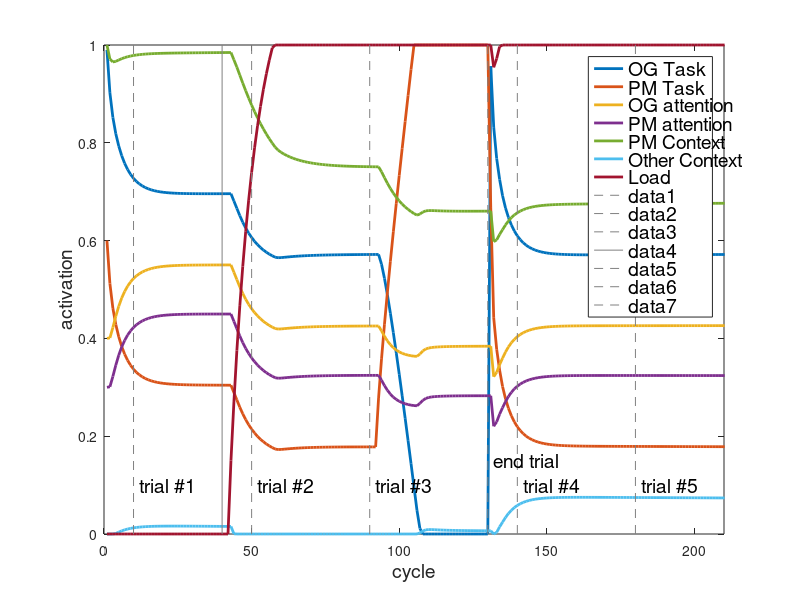

MATLAB code for this plot:

x = [-1:0.2:5];
x = 1;
cycs = 250;

%{
I = 0;
li = -2; % lateral inhibition
se = -2; % self-excitation
ve = 0; % vertical excitation
ci = 0; % cross-inhibition
step = 0.2;
%}

I = 4;
li = -2; % lateral inhibition
se = -2 + 0.001; % self-excitation
ve = -1; % vertical excitation
ci = -1; % cross-inhibition
step = 0.1;

%{
W = [
    se li ve ci -1;
    li se ci ve -1;
    ve ci se li -1;
    ci ve li se -1;
    -1 -1 -1 -1 se;
    ];
b_high = [I I I I 0];
b_low = b_high / 10;
b = b_high;
init_a = [0.99 0.6 0.99 0.9 0];
%}

W = [
    se li ve ci ci ci -1;
    li se ci ve ci ci -1;
    ve ci se li ve ci -1;
    ci ve li se ci ve -1;
    ci ci ve ci se li -1;
    ci ci ci ve li se -1;
    -1 -1 -1 -1 -1 -1  se;
    ];
b_high = [I I I I I I 0];
b_low = b_high / 10;
b = b_high;
init_a = [0.99 0.6 0.4 0.3 1 0 0];


z = zeros(size(x, 2));

for i = 1:size(x, 2)
    for j = 1:size(x, 2)
        a1 = x(i);
        a2 = x(j);
 
        a = [a1 a2 a1 a2];
        if size(x, 2) == 1
            a = init_a;
        end
        net = [0 0 0 0];
        avg = [0 0 0 0];
        act = zeros(cycs+1, size(W, 1));
                                                %act(1,:) = 1 ./ (1 + exp(-a));
                                                act(1,:) = a;
        for cyc = 1:cycs
            net = a * W + b;

            %{
            if cyc > 40 && cyc < 45
                b = [I+0.8 I+0.1 I-0.8 I-1.4 0];
            else
                b = b_high;
            end
            %}
            
            if cyc > 90 && cyc < 130
                b(2) = 5;
            else
                if cyc == 130 || cyc == 131
                    a(1:2) = init_a(1:2);
                end
                b(2) = I;
            end
            
            
            %b = b - b * 0.00001;

            
            %{
            if cyc > 50 && cyc < 70
                b = b_low;
            else
                b = b_high;
            end
            %}

            
            if cyc > 40 && cyc < 60
                b(7) = 4.5;
            end
            %else
            %    b(5) = I;
            %end
            
                                                da = net;
                                                %da = -a + quadsquare(b + a * W);
            a = a + step * da;
            a = min(a, 1);
            a = max(a, 0);
                                                %act(cyc+1,:) = 1 ./ (1 + exp(-a));
                                                act(cyc+1,:) = a;
        end
        z(i, j) = norm(act(end,:) - act(1,:));
        
        if size(x, 2) == 1
            figure;
            
            plot(act(:,1:7), 'LineWidth', 2);
            ylim([0 1]);
            xlim([0 210]);
            legend('OG Task', 'PM Task', 'OG attention', 'PM attention', 'PM Context', 'Other Context', 'Load');
            ylabel('activation');
            xlabel('cycle');
            line([10 10],ylim, 'LineStyle', '--', 'Color',[0.5 0.5 0.5]);
            line([50 50],ylim, 'LineStyle', '--', 'Color',[0.5 0.5 0.5]);
            line([90 90],ylim, 'LineStyle', '--', 'Color',[0.5 0.5 0.5]);
            line([40 40],ylim, 'LineStyle', '-', 'Color',[0.5 0.5 0.5]);
            
            line([130 130],ylim, 'LineStyle', '--', 'Color',[0.5 0.5 0.5]);
            line([140 140],ylim, 'LineStyle', '--', 'Color',[0.5 0.5 0.5]);
            line([180 180],ylim, 'LineStyle', '--', 'Color',[0.5 0.5 0.5]);
            
            text(12, 0.1, 'trial #1');
            text(52, 0.1, 'trial #2');
            
            text(92, 0.1, 'trial #3');
            text(132, 0.15, 'end trial');            
            text(142, 0.1, 'trial #4');
            text(182, 0.1, 'trial #5');
            
            %title('Ongoing Trials, 5 WM units');            
            %title('Task Switch, 5 WM units');
            
            figureHandle = gcf;
            set(findall(figureHandle,'type','text'),'fontSize',14);
        end
    end
end

if size(x, 2) > 1
    figure;
    surf(x, x, z);
end